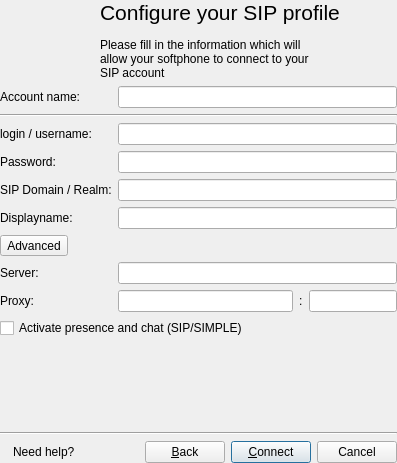
<ui version="4.0" >
 <class>AddSIPAccount</class>
 <widget class="QWidget" name="AddSIPAccount" >
  <property name="geometry" >
   <rect>
    <x>0</x>
    <y>0</y>
    <width>397</width>
    <height>463</height>
   </rect>
  </property>
  <property name="windowTitle" >
   <string>@product@ - Login</string>
  </property>
  <layout class="QVBoxLayout" >
   <property name="margin" >
    <number>0</number>
   </property>
   <property name="spacing" >
    <number>6</number>
   </property>
   <item>
    <widget class="QLabel" name="loginLabel" >
     <property name="palette" >
      <palette>
       <active>
        <colorrole role="WindowText" >
         <brush brushstyle="SolidPattern" >
          <color alpha="255" >
           <red>0</red>
           <green>0</green>
           <blue>0</blue>
          </color>
         </brush>
        </colorrole>
        <colorrole role="Button" >
         <brush brushstyle="SolidPattern" >
          <color alpha="255" >
           <red>212</red>
           <green>208</green>
           <blue>200</blue>
          </color>
         </brush>
        </colorrole>
        <colorrole role="Light" >
         <brush brushstyle="SolidPattern" >
          <color alpha="255" >
           <red>255</red>
           <green>255</green>
           <blue>255</blue>
          </color>
         </brush>
        </colorrole>
        <colorrole role="Midlight" >
         <brush brushstyle="SolidPattern" >
          <color alpha="255" >
           <red>234</red>
           <green>229</green>
           <blue>220</blue>
          </color>
         </brush>
        </colorrole>
        <colorrole role="Dark" >
         <brush brushstyle="SolidPattern" >
          <color alpha="255" >
           <red>128</red>
           <green>128</green>
           <blue>128</blue>
          </color>
         </brush>
        </colorrole>
        <colorrole role="Mid" >
         <brush brushstyle="SolidPattern" >
          <color alpha="255" >
           <red>141</red>
           <green>139</green>
           <blue>133</blue>
          </color>
         </brush>
        </colorrole>
        <colorrole role="Text" >
         <brush brushstyle="SolidPattern" >
          <color alpha="255" >
           <red>255</red>
           <green>255</green>
           <blue>255</blue>
          </color>
         </brush>
        </colorrole>
        <colorrole role="BrightText" >
         <brush brushstyle="SolidPattern" >
          <color alpha="255" >
           <red>255</red>
           <green>255</green>
           <blue>255</blue>
          </color>
         </brush>
        </colorrole>
        <colorrole role="ButtonText" >
         <brush brushstyle="SolidPattern" >
          <color alpha="255" >
           <red>0</red>
           <green>0</green>
           <blue>0</blue>
          </color>
         </brush>
        </colorrole>
        <colorrole role="Base" >
         <brush brushstyle="SolidPattern" >
          <color alpha="255" >
           <red>255</red>
           <green>255</green>
           <blue>255</blue>
          </color>
         </brush>
        </colorrole>
        <colorrole role="Window" >
         <brush brushstyle="SolidPattern" >
          <color alpha="255" >
           <red>212</red>
           <green>208</green>
           <blue>200</blue>
          </color>
         </brush>
        </colorrole>
        <colorrole role="Shadow" >
         <brush brushstyle="SolidPattern" >
          <color alpha="255" >
           <red>64</red>
           <green>64</green>
           <blue>64</blue>
          </color>
         </brush>
        </colorrole>
        <colorrole role="Highlight" >
         <brush brushstyle="SolidPattern" >
          <color alpha="255" >
           <red>10</red>
           <green>36</green>
           <blue>106</blue>
          </color>
         </brush>
        </colorrole>
        <colorrole role="HighlightedText" >
         <brush brushstyle="SolidPattern" >
          <color alpha="255" >
           <red>255</red>
           <green>255</green>
           <blue>255</blue>
          </color>
         </brush>
        </colorrole>
        <colorrole role="Link" >
         <brush brushstyle="SolidPattern" >
          <color alpha="255" >
           <red>0</red>
           <green>0</green>
           <blue>255</blue>
          </color>
         </brush>
        </colorrole>
        <colorrole role="LinkVisited" >
         <brush brushstyle="SolidPattern" >
          <color alpha="255" >
           <red>255</red>
           <green>0</green>
           <blue>255</blue>
          </color>
         </brush>
        </colorrole>
        <colorrole role="AlternateBase" >
         <brush brushstyle="SolidPattern" >
          <color alpha="255" >
           <red>232</red>
           <green>232</green>
           <blue>232</blue>
          </color>
         </brush>
        </colorrole>
       </active>
       <inactive>
        <colorrole role="WindowText" >
         <brush brushstyle="SolidPattern" >
          <color alpha="255" >
           <red>0</red>
           <green>0</green>
           <blue>0</blue>
          </color>
         </brush>
        </colorrole>
        <colorrole role="Button" >
         <brush brushstyle="SolidPattern" >
          <color alpha="255" >
           <red>212</red>
           <green>208</green>
           <blue>200</blue>
          </color>
         </brush>
        </colorrole>
        <colorrole role="Light" >
         <brush brushstyle="SolidPattern" >
          <color alpha="255" >
           <red>255</red>
           <green>255</green>
           <blue>255</blue>
          </color>
         </brush>
        </colorrole>
        <colorrole role="Midlight" >
         <brush brushstyle="SolidPattern" >
          <color alpha="255" >
           <red>234</red>
           <green>229</green>
           <blue>220</blue>
          </color>
         </brush>
        </colorrole>
        <colorrole role="Dark" >
         <brush brushstyle="SolidPattern" >
          <color alpha="255" >
           <red>128</red>
           <green>128</green>
           <blue>128</blue>
          </color>
         </brush>
        </colorrole>
        <colorrole role="Mid" >
         <brush brushstyle="SolidPattern" >
          <color alpha="255" >
           <red>141</red>
           <green>139</green>
           <blue>133</blue>
          </color>
         </brush>
        </colorrole>
        <colorrole role="Text" >
         <brush brushstyle="SolidPattern" >
          <color alpha="255" >
           <red>255</red>
           <green>255</green>
           <blue>255</blue>
          </color>
         </brush>
        </colorrole>
        <colorrole role="BrightText" >
         <brush brushstyle="SolidPattern" >
          <color alpha="255" >
           <red>255</red>
           <green>255</green>
           <blue>255</blue>
          </color>
         </brush>
        </colorrole>
        <colorrole role="ButtonText" >
         <brush brushstyle="SolidPattern" >
          <color alpha="255" >
           <red>0</red>
           <green>0</green>
           <blue>0</blue>
          </color>
         </brush>
        </colorrole>
        <colorrole role="Base" >
         <brush brushstyle="SolidPattern" >
          <color alpha="255" >
           <red>255</red>
           <green>255</green>
           <blue>255</blue>
          </color>
         </brush>
        </colorrole>
        <colorrole role="Window" >
         <brush brushstyle="SolidPattern" >
          <color alpha="255" >
           <red>212</red>
           <green>208</green>
           <blue>200</blue>
          </color>
         </brush>
        </colorrole>
        <colorrole role="Shadow" >
         <brush brushstyle="SolidPattern" >
          <color alpha="255" >
           <red>64</red>
           <green>64</green>
           <blue>64</blue>
          </color>
         </brush>
        </colorrole>
        <colorrole role="Highlight" >
         <brush brushstyle="SolidPattern" >
          <color alpha="255" >
           <red>212</red>
           <green>208</green>
           <blue>200</blue>
          </color>
         </brush>
        </colorrole>
        <colorrole role="HighlightedText" >
         <brush brushstyle="SolidPattern" >
          <color alpha="255" >
           <red>0</red>
           <green>0</green>
           <blue>0</blue>
          </color>
         </brush>
        </colorrole>
        <colorrole role="Link" >
         <brush brushstyle="SolidPattern" >
          <color alpha="255" >
           <red>0</red>
           <green>0</green>
           <blue>255</blue>
          </color>
         </brush>
        </colorrole>
        <colorrole role="LinkVisited" >
         <brush brushstyle="SolidPattern" >
          <color alpha="255" >
           <red>255</red>
           <green>0</green>
           <blue>255</blue>
          </color>
         </brush>
        </colorrole>
        <colorrole role="AlternateBase" >
         <brush brushstyle="SolidPattern" >
          <color alpha="255" >
           <red>232</red>
           <green>232</green>
           <blue>232</blue>
          </color>
         </brush>
        </colorrole>
       </inactive>
       <disabled>
        <colorrole role="WindowText" >
         <brush brushstyle="SolidPattern" >
          <color alpha="255" >
           <red>106</red>
           <green>104</green>
           <blue>100</blue>
          </color>
         </brush>
        </colorrole>
        <colorrole role="Button" >
         <brush brushstyle="SolidPattern" >
          <color alpha="255" >
           <red>212</red>
           <green>208</green>
           <blue>200</blue>
          </color>
         </brush>
        </colorrole>
        <colorrole role="Light" >
         <brush brushstyle="SolidPattern" >
          <color alpha="255" >
           <red>255</red>
           <green>255</green>
           <blue>255</blue>
          </color>
         </brush>
        </colorrole>
        <colorrole role="Midlight" >
         <brush brushstyle="SolidPattern" >
          <color alpha="255" >
           <red>233</red>
           <green>231</green>
           <blue>227</blue>
          </color>
         </brush>
        </colorrole>
        <colorrole role="Dark" >
         <brush brushstyle="SolidPattern" >
          <color alpha="255" >
           <red>128</red>
           <green>128</green>
           <blue>128</blue>
          </color>
         </brush>
        </colorrole>
        <colorrole role="Mid" >
         <brush brushstyle="SolidPattern" >
          <color alpha="255" >
           <red>141</red>
           <green>139</green>
           <blue>133</blue>
          </color>
         </brush>
        </colorrole>
        <colorrole role="Text" >
         <brush brushstyle="SolidPattern" >
          <color alpha="255" >
           <red>106</red>
           <green>104</green>
           <blue>100</blue>
          </color>
         </brush>
        </colorrole>
        <colorrole role="BrightText" >
         <brush brushstyle="SolidPattern" >
          <color alpha="255" >
           <red>255</red>
           <green>255</green>
           <blue>255</blue>
          </color>
         </brush>
        </colorrole>
        <colorrole role="ButtonText" >
         <brush brushstyle="SolidPattern" >
          <color alpha="255" >
           <red>106</red>
           <green>104</green>
           <blue>100</blue>
          </color>
         </brush>
        </colorrole>
        <colorrole role="Base" >
         <brush brushstyle="SolidPattern" >
          <color alpha="255" >
           <red>212</red>
           <green>208</green>
           <blue>200</blue>
          </color>
         </brush>
        </colorrole>
        <colorrole role="Window" >
         <brush brushstyle="SolidPattern" >
          <color alpha="255" >
           <red>212</red>
           <green>208</green>
           <blue>200</blue>
          </color>
         </brush>
        </colorrole>
        <colorrole role="Shadow" >
         <brush brushstyle="SolidPattern" >
          <color alpha="255" >
           <red>0</red>
           <green>0</green>
           <blue>0</blue>
          </color>
         </brush>
        </colorrole>
        <colorrole role="Highlight" >
         <brush brushstyle="SolidPattern" >
          <color alpha="255" >
           <red>10</red>
           <green>36</green>
           <blue>106</blue>
          </color>
         </brush>
        </colorrole>
        <colorrole role="HighlightedText" >
         <brush brushstyle="SolidPattern" >
          <color alpha="255" >
           <red>255</red>
           <green>255</green>
           <blue>255</blue>
          </color>
         </brush>
        </colorrole>
        <colorrole role="Link" >
         <brush brushstyle="SolidPattern" >
          <color alpha="255" >
           <red>0</red>
           <green>0</green>
           <blue>255</blue>
          </color>
         </brush>
        </colorrole>
        <colorrole role="LinkVisited" >
         <brush brushstyle="SolidPattern" >
          <color alpha="255" >
           <red>255</red>
           <green>0</green>
           <blue>255</blue>
          </color>
         </brush>
        </colorrole>
        <colorrole role="AlternateBase" >
         <brush brushstyle="SolidPattern" >
          <color alpha="255" >
           <red>232</red>
           <green>232</green>
           <blue>232</blue>
          </color>
         </brush>
        </colorrole>
       </disabled>
      </palette>
     </property>
     <property name="text" >
      <string>&lt;span style="font-size:16pt;">Configure your SIP profile&lt;/span>&lt;br>&lt;br>&lt;span>Please fill in the information which will&lt;br/>allow your softphone to connect to your&lt;br/>SIP account&lt;/span></string>
     </property>
     <property name="alignment" >
      <set>Qt::AlignLeading|Qt::AlignLeft|Qt::AlignVCenter</set>
     </property>
     <property name="indent" >
      <number>100</number>
     </property>
    </widget>
   </item>
   <item>
    <layout class="QGridLayout" >
     <property name="margin" >
      <number>0</number>
     </property>
     <property name="spacing" >
      <number>6</number>
     </property>
     <item row="8" column="2" >
      <widget class="QLabel" name="label_proxyport" >
       <property name="text" >
        <string>:</string>
       </property>
      </widget>
     </item>
     <item row="3" column="0" >
      <widget class="QLabel" name="label_3" >
       <property name="text" >
        <string>Password:</string>
       </property>
      </widget>
     </item>
     <item row="4" column="1" colspan="3" >
      <widget class="QLineEdit" name="realm" />
     </item>
     <item row="2" column="1" colspan="3" >
      <widget class="QLineEdit" name="login" />
     </item>
     <item row="5" column="1" colspan="3" >
      <widget class="QLineEdit" name="displayname" />
     </item>
     <item row="0" column="1" colspan="3" >
      <widget class="QLineEdit" name="accountname" />
     </item>
     <item row="8" column="0" >
      <widget class="QLabel" name="label_proxy" >
       <property name="text" >
        <string>Proxy:</string>
       </property>
      </widget>
     </item>
     <item row="3" column="1" colspan="3" >
      <widget class="QLineEdit" name="password" >
       <property name="echoMode" >
        <enum>QLineEdit::Password</enum>
       </property>
      </widget>
     </item>
     <item row="8" column="1" >
      <widget class="QLineEdit" name="proxyServer" >
       <property name="sizePolicy" >
        <sizepolicy>
         <hsizetype>7</hsizetype>
         <vsizetype>0</vsizetype>
         <horstretch>2</horstretch>
         <verstretch>0</verstretch>
        </sizepolicy>
       </property>
      </widget>
     </item>
     <item row="4" column="0" >
      <widget class="QLabel" name="label_5" >
       <property name="text" >
        <string>SIP Domain / Realm:</string>
       </property>
      </widget>
     </item>
     <item row="8" column="3" >
      <widget class="QLineEdit" name="proxyPort" >
       <property name="sizePolicy" >
        <sizepolicy>
         <hsizetype>7</hsizetype>
         <vsizetype>0</vsizetype>
         <horstretch>1</horstretch>
         <verstretch>0</verstretch>
        </sizepolicy>
       </property>
       <property name="maxLength" >
        <number>5</number>
       </property>
      </widget>
     </item>
     <item row="7" column="1" colspan="3" >
      <widget class="QLineEdit" name="registerServer" />
     </item>
     <item row="7" column="0" >
      <widget class="QLabel" name="label_server" >
       <property name="text" >
        <string>Server:</string>
       </property>
      </widget>
     </item>
     <item row="0" column="0" >
      <widget class="QLabel" name="label_10" >
       <property name="text" >
        <string>Account name:</string>
       </property>
      </widget>
     </item>
     <item row="1" column="0" colspan="4" >
      <widget class="Line" name="line" >
       <property name="orientation" >
        <enum>Qt::Horizontal</enum>
       </property>
      </widget>
     </item>
     <item row="5" column="0" >
      <widget class="QLabel" name="label_6" >
       <property name="text" >
        <string>Displayname:</string>
       </property>
      </widget>
     </item>
     <item row="2" column="0" >
      <widget class="QLabel" name="label_2" >
       <property name="text" >
        <string>login / username:</string>
       </property>
      </widget>
     </item>
     <item row="6" column="0" colspan="4" >
      <layout class="QHBoxLayout" >
       <property name="margin" >
        <number>0</number>
       </property>
       <property name="spacing" >
        <number>6</number>
       </property>
       <item>
        <widget class="ExpandButton" name="advButton" >
         <property name="text" >
          <string>Advanced</string>
         </property>
        </widget>
       </item>
       <item>
        <spacer>
         <property name="orientation" >
          <enum>Qt::Horizontal</enum>
         </property>
         <property name="sizeHint" >
          <size>
           <width>40</width>
           <height>20</height>
          </size>
         </property>
        </spacer>
       </item>
      </layout>
     </item>
    </layout>
   </item>
   <item>
    <widget class="QFrame" name="frame" >
     <property name="frameShape" >
      <enum>QFrame::NoFrame</enum>
     </property>
     <property name="frameShadow" >
      <enum>QFrame::Raised</enum>
     </property>
     <layout class="QVBoxLayout" >
      <property name="margin" >
       <number>0</number>
      </property>
      <property name="spacing" >
       <number>6</number>
      </property>
      <item>
       <widget class="QCheckBox" name="activateSIMPLE" >
        <property name="layoutDirection" >
         <enum>Qt::LeftToRight</enum>
        </property>
        <property name="text" >
         <string>Activate presence and chat (SIP/SIMPLE)</string>
        </property>
       </widget>
      </item>
     </layout>
    </widget>
   </item>
   <item>
    <spacer>
     <property name="orientation" >
      <enum>Qt::Vertical</enum>
     </property>
     <property name="sizeHint" >
      <size>
       <width>20</width>
       <height>16</height>
      </size>
     </property>
    </spacer>
   </item>
   <item>
    <widget class="Line" name="line_2" >
     <property name="orientation" >
      <enum>Qt::Horizontal</enum>
     </property>
    </widget>
   </item>
   <item>
    <layout class="QHBoxLayout" >
     <property name="margin" >
      <number>0</number>
     </property>
     <property name="spacing" >
      <number>6</number>
     </property>
     <item>
      <widget class="QLabel" name="label_4" >
       <property name="text" >
        <string/>
       </property>
       <property name="pixmap" >
        <pixmap resource="../../../../resources/wengophone.qrc" >:/pics/help.png</pixmap>
       </property>
      </widget>
     </item>
     <item>
      <widget class="LinkLabel" name="helpLabel" >
       <property name="text" >
        <string>Need help?</string>
       </property>
      </widget>
     </item>
     <item>
      <spacer>
       <property name="orientation" >
        <enum>Qt::Horizontal</enum>
       </property>
       <property name="sizeHint" >
        <size>
         <width>0</width>
         <height>20</height>
        </size>
       </property>
      </spacer>
     </item>
     <item>
      <widget class="QPushButton" name="backButton" >
       <property name="text" >
        <string>&amp;Back</string>
       </property>
      </widget>
     </item>
     <item>
      <widget class="QPushButton" name="loginButton" >
       <property name="text" >
        <string>&amp;Connect</string>
       </property>
       <property name="default" >
        <bool>true</bool>
       </property>
      </widget>
     </item>
     <item>
      <widget class="QPushButton" name="cancelButton" >
       <property name="text" >
        <string>Cancel</string>
       </property>
      </widget>
     </item>
    </layout>
   </item>
  </layout>
 </widget>
 <customwidgets>
  <customwidget>
   <class>ExpandButton</class>
   <extends>QToolButton</extends>
   <header>qtutil/ExpandButton.h</header>
  </customwidget>
  <customwidget>
   <class>LinkLabel</class>
   <extends>QLabel</extends>
   <header>qtutil/LinkLabel.h</header>
  </customwidget>
 </customwidgets>
 <tabstops>
  <tabstop>accountname</tabstop>
  <tabstop>login</tabstop>
  <tabstop>password</tabstop>
  <tabstop>realm</tabstop>
  <tabstop>displayname</tabstop>
  <tabstop>registerServer</tabstop>
  <tabstop>proxyServer</tabstop>
  <tabstop>proxyPort</tabstop>
  <tabstop>activateSIMPLE</tabstop>
  <tabstop>backButton</tabstop>
  <tabstop>loginButton</tabstop>
 </tabstops>
 <resources>
  <include location="../../../../resources/wengophone.qrc" />
 </resources>
 <connections/>
</ui>
